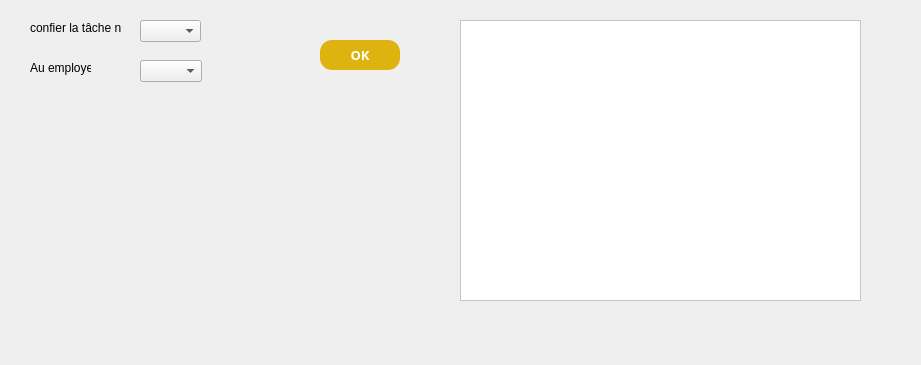
             <widget class="QWidget" name="page_22">
              <property name="geometry">
               <rect>
                <x>0</x>
                <y>0</y>
                <width>921</width>
                <height>365</height>
               </rect>
              </property>
              <attribute name="label">
               <string>affectation et suivie des taches par employe</string>
              </attribute>
              <widget class="QLabel" name="label_250">
               <property name="geometry">
                <rect>
                 <x>30</x>
                 <y>20</y>
                 <width>91</width>
                 <height>16</height>
                </rect>
               </property>
               <property name="text">
                <string>confier la tâche n°</string>
               </property>
              </widget>
              <widget class="QComboBox" name="comboBox_19">
               <property name="geometry">
                <rect>
                 <x>140</x>
                 <y>20</y>
                 <width>61</width>
                 <height>22</height>
                </rect>
               </property>
              </widget>
              <widget class="QLabel" name="label_251">
               <property name="geometry">
                <rect>
                 <x>30</x>
                 <y>60</y>
                 <width>61</width>
                 <height>16</height>
                </rect>
               </property>
               <property name="text">
                <string>Au employe n°</string>
               </property>
              </widget>
              <widget class="QComboBox" name="comboBox_20">
               <property name="geometry">
                <rect>
                 <x>140</x>
                 <y>60</y>
                 <width>62</width>
                 <height>22</height>
                </rect>
               </property>
              </widget>
              <widget class="QTableView" name="tableView_21">
               <property name="geometry">
                <rect>
                 <x>460</x>
                 <y>20</y>
                 <width>401</width>
                 <height>281</height>
                </rect>
               </property>
               <property name="styleSheet">
                <string notr="true">color:black;
background-color:white;</string>
               </property>
              </widget>
              <widget class="QPushButton" name="pushButton_157">
               <property name="geometry">
                <rect>
                 <x>320</x>
                 <y>40</y>
                 <width>80</width>
                 <height>30</height>
                </rect>
               </property>
               <property name="minimumSize">
                <size>
                 <width>80</width>
                 <height>30</height>
                </size>
               </property>
               <property name="maximumSize">
                <size>
                 <width>80</width>
                 <height>30</height>
                </size>
               </property>
               <property name="font">
                <font>
                 <family>Segoe UI Black</family>
                 <pointsize>10</pointsize>
                 <weight>75</weight>
                 <bold>true</bold>
                </font>
               </property>
               <property name="styleSheet">
                <string notr="true">background-color: #deb30f;
color:white;
border-radius: 12px;</string>
               </property>
               <property name="text">
                <string>OK</string>
               </property>
              </widget>
             </widget>
